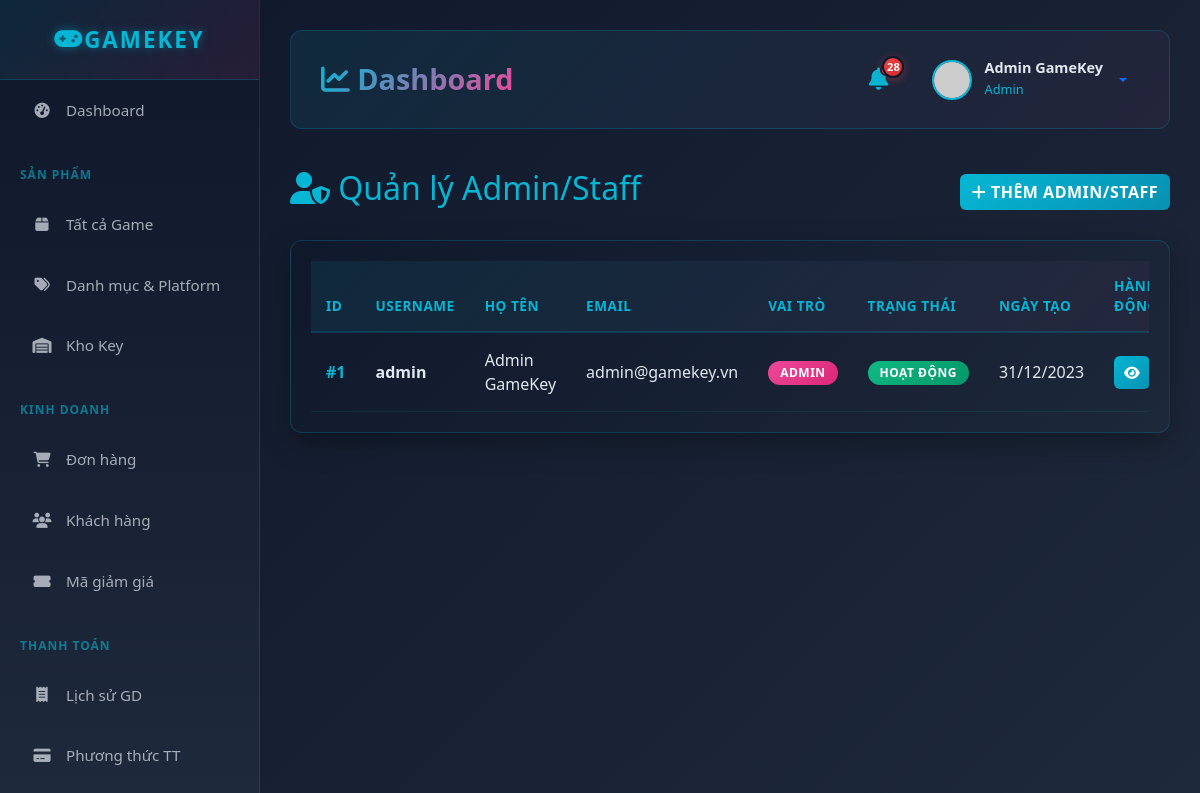
The app's page /temp_ui_source/Admins.php (signed in) with its own data.
### tables this page shows
CREATE TABLE `users` (
  `id` int(11) NOT NULL,
  `username` varchar(50) NOT NULL,
  `email` varchar(100) NOT NULL,
  `password` varchar(255) NOT NULL,
  `fullname` varchar(100) DEFAULT NULL,
  `phone` varchar(20) DEFAULT NULL,
  `avatar` varchar(255) DEFAULT NULL,
  `balance` decimal(15,2) DEFAULT 0.00,
  `role` enum('admin','customer') DEFAULT 'customer',
  `status` enum('active','locked') DEFAULT 'active',
  `two_factor_enabled` tinyint(1) DEFAULT 0,
  `created_at` timestamp NOT NULL DEFAULT current_timestamp(),
  `updated_at` timestamp NOT NULL DEFAULT current_timestamp() ON UPDATE current_timestamp(),
  `last_login` datetime DEFAULT NULL
);

### temp_ui_source/Admins.php (the view, shortened to what this page needs)
<?php
include __DIR__ . '/includes/header.php';
$admins = $conn->query("SELECT * FROM users WHERE role IN ('admin', 'staff') ORDER BY id ASC")->fetchAll();
?>
<div class="d-flex justify-content-between align-items-center mb-4">
    <h2 style="color: #06b6d4;"><i class="fas fa-user-shield"></i> Quản lý Admin/Staff</h2>
    <button class="btn btn-primary" data-bs-toggle="modal" data-bs-target="#addModal">
        <i class="fas fa-plus"></i> Thêm Admin/Staff
    </button>
</div>
<div class="card">
    <div class="card-body">
        <div class="table-responsive">
            <table class="table table-hover" style="margin-bottom: 0;">
                <thead>
                    <tr style="background: linear-gradient(135deg, rgba(6, 182, 212, 0.1) 0%, rgba(236, 72, 153, 0.05) 100%);">
                        <th style="color: #06b6d4; font-weight: 700; text-transform: uppercase; letter-spacing: 0.5px; padding: 15px;">ID</th>
                        <th style="color: #06b6d4; font-weight: 700; text-transform: uppercase; letter-spacing: 0.5px; padding: 15px;">USERNAME</th>
                        <th style="color: #06b6d4; font-weight: 700; text-transform: uppercase; letter-spacing: 0.5px; padding: 15px;">HỌ TÊN</th>
                        <th style="color: #06b6d4; font-weight: 700; text-transform: uppercase; letter-spacing: 0.5px; padding: 15px;">EMAIL</th>
                        <th style="color: #06b6d4; font-weight: 700; text-transform: uppercase; letter-spacing: 0.5px; padding: 15px;">VAI TRÒ</th>
                        <th style="color: #06b6d4; font-weight: 700; text-transform: uppercase; letter-spacing: 0.5px; padding: 15px;">TRẠNG THÁI</th>
                        <th style="color: #06b6d4; font-weight: 700; text-transform: uppercase; letter-spacing: 0.5px; padding: 15px;">NGÀY TẠO</th>
                        <th style="color: #06b6d4; font-weight: 700; text-transform: uppercase; letter-spacing: 0.5px; padding: 15px;">HÀNH ĐỘNG</th>
                    </tr>
                </thead>
                <tbody>
                    <?php foreach($admins as $admin):
                    ?>
                    <tr style="border-bottom: 1px solid rgba(6, 182, 212, 0.1);">
                        <td style="padding: 15px; color: #06b6d4; font-weight: 700;">#<?= $admin['id'] ?></td>
                        <td style="padding: 15px; color: #e2e8f0;"><strong><?= $admin['username'] ?></strong></td>
                        <td style="padding: 15px; color: #e2e8f0;"><?= $admin['fullname'] ?></td>
                        <td style="padding: 15px; color: #e2e8f0;"><?= $admin['email'] ?></td>
                        <td style="padding: 15px;">
                            <span class="badge" style="background: <?= $admin['role'] == 'admin' ? 'linear-gradient(135deg, #ec4899 0%, #db2777 100%)' : 'linear-gradient(135deg, #8b5cf6 0%, #7c3aed 100%)' ?>; padding: 6px 12px; text-transform: uppercase;">
                                <?= $admin['role'] == 'admin' ? 'Admin' : 'Staff' ?>
                            </span>
                        </td>
                        <td style="padding: 15px;">
                            <span class="badge" style="background: <?= $admin['status'] == 'active' ? 'linear-gradient(135deg, #10b981 0%, #059669 100%)' : '#ef4444' ?>; padding: 6px 12px;">
                                <?= $admin['status'] == 'active' ? 'Hoạt động' : 'Khóa' ?>
                            </span>
                        </td>
                        <td style="padding: 15px; color: #e2e8f0;"><?= date('d/m/Y', strtotime($admin['created_at'])) ?></td>
                        <td style="padding: 15px;">
                            <div style="display: flex; gap: 6px;">
                                <button class="btn btn-sm" data-bs-toggle="modal" data-bs-target="#viewModal<?= $admin['id'] ?>" style="background: linear-gradient(135deg, #06b6d4 0%, #0891b2 100%); color: white; border: none; font-weight: 600; padding: 6px 10px; border-radius: 6px;" title="Chi tiết">
                                    <i class="fas fa-eye"></i>
                                </button>
                            </div>
                        </td>
                    </tr>
                    <?php endforeach; ?>
                </tbody>
            </table>
        </div>
    </div>
</div>
<?php include __DIR__ . '/includes/footer.php'; ?>

### temp_ui_source/includes/header.php (style rules this page uses)
:root { --primary: #0f172a; --secondary: #1e293b; --accent: #06b6d4; --accent-pink: #ec4899; --text-light: #e2e8f0; }
* { margin: 0; padding: 0; box-sizing: border-box; }
body { font-family: 'Segoe UI', Tahoma, Geneva, Verdana, sans-serif; background: linear-gradient(135deg, #0f172a 0%, #1e293b 100%); color: #e2e8f0; overflow-x: hidden; min-height: 100vh; }
.card { border: 1px solid rgba(6, 182, 212, 0.2); border-radius: 12px; background: linear-gradient(135deg, rgba(15, 23, 42, 0.7) 0%, rgba(30, 41, 59, 0.7) 100%); color: #e2e8f0; box-shadow: 0 10px 30px rgba(0, 0, 0, 0.3); }
.card-body { padding: 20px; background: transparent !important; color: #e2e8f0 !important; }
.table { color: #e2e8f0; border-color: rgba(6, 182, 212, 0.1); background: transparent; }
.table thead th { border-bottom: 2px solid rgba(6, 182, 212, 0.2); color: #06b6d4; font-weight: 700; text-transform: uppercase; font-size: 0.85rem; letter-spacing: 1px; background: transparent; padding: 15px; }
.table tbody tr { border-bottom: 1px solid rgba(6, 182, 212, 0.1); transition: all 0.3s ease; background: transparent; }
.table tbody td { padding: 15px; vertical-align: middle; background: transparent; color: #e2e8f0; }
.btn-primary { background: linear-gradient(135deg, #06b6d4 0%, #0891b2 100%); border: none; font-weight: 600; transition: all 0.3s ease; text-transform: uppercase; letter-spacing: 0.5px; }
.badge { padding: 6px 12px; border-radius: 20px; font-weight: 600; text-transform: uppercase; font-size: 0.75rem; letter-spacing: 0.5px; }

### records on screen
users: id "1", username "admin", fullname "Admin GameKey", email "admin@gamekey.vn", role "ADMIN", status "HOẠT ĐỘNG", created_at "31/12/2023"

### other values on screen
$total_notifications_header "28"
$adminDisplayName "Admin GameKey"
